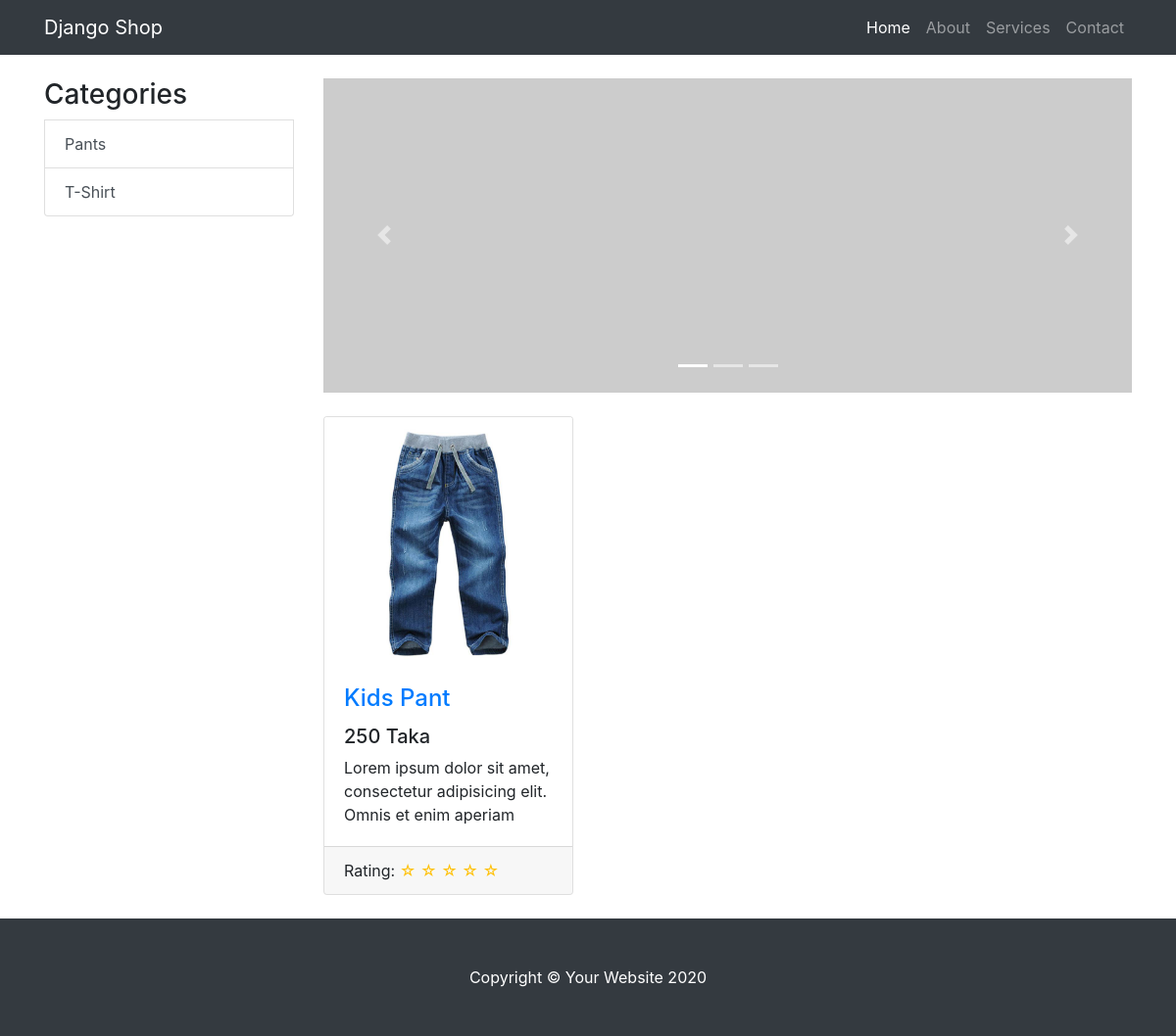
The app's page /, older data.
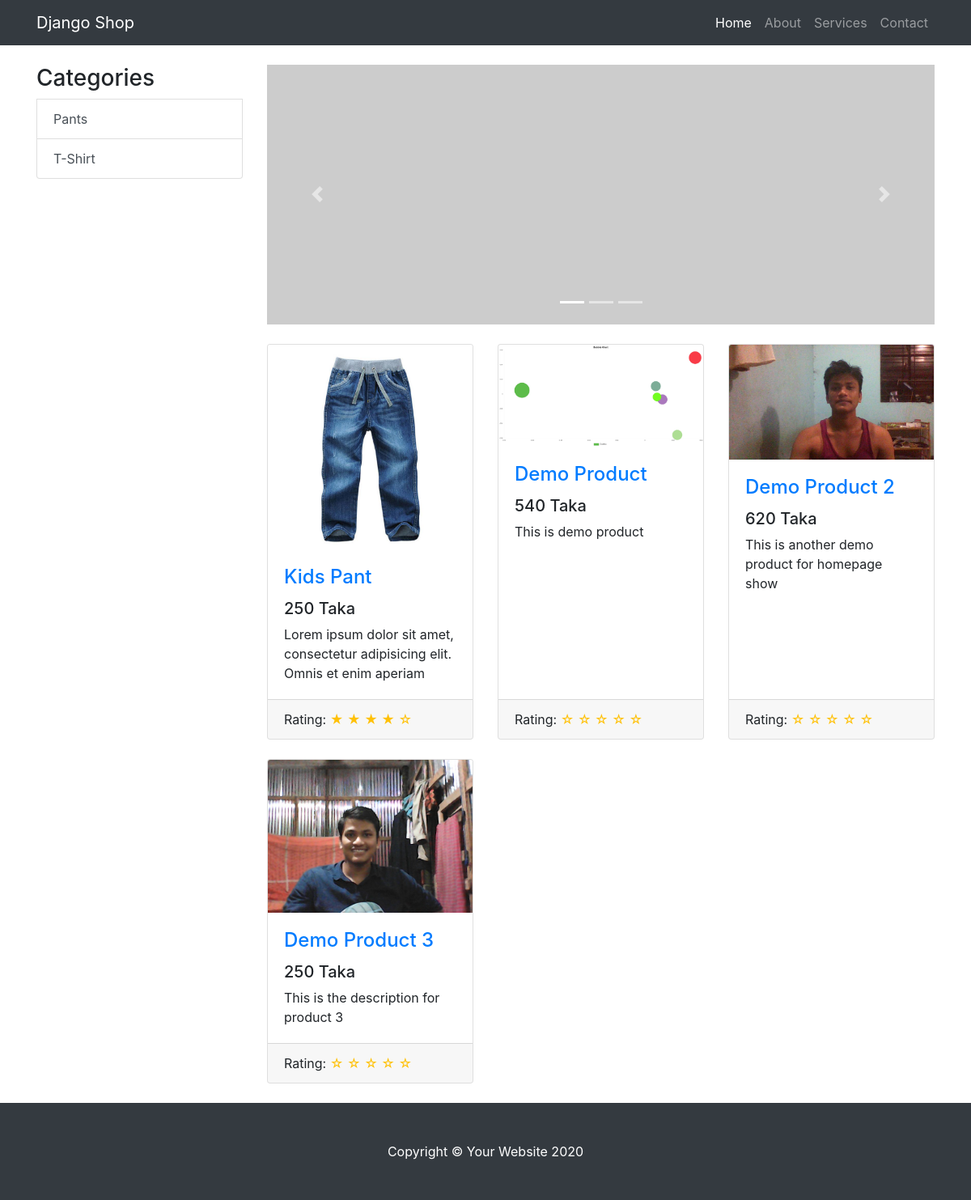
The same page, newer data.
### shop/models.py (models this page shows, shortened)
class ProductCategory(models.Model):
    category_name = models.CharField(max_length=100)

class Product(models.Model):
    product_name = models.CharField(max_length=260)
    product_price = models.IntegerField()
    product_description = models.TextField()
    product_picture = models.ImageField(upload_to='product_pictures', default='default-product.jpg')
    categories = models.ManyToManyField(ProductCategory)

### shop/views.py (the view)
# urls.py: path('', views.shop_home, name="shop_home"),
def shop_home(request):
    categories = ProductCategory.objects.all()
    products = Product.objects.all()
    reviews_list = []
    for product in products:
        review_star = 0
        count = 0
        reviews = product.productreview_set.all()
        for review in reviews:
            review_star += review.review_score
        if reviews.count() != 0:
            review_star = review_star / reviews.count()
        reviews_list.append(review_star)
    product_review_dict = dict(zip(products, reviews_list))
    context = {
        'products': products,
        'product_review_dict': product_review_dict,
        'categories': categories
    }
    return render(request, template_name='shop/shop_home.html', context=context)

### shop/templates/shop/shop_home.html (shortened to what this page needs)
{% extends 'shop/base.html' %}
{% block content %}
<div class="container">
	<div class="row">
		<div class="col-lg-3 my-4">
			<div class="list-group">
				<h3 class="display-5">Categories</h3>
				{% for category in categories %}
					<a href="#" class="list-group-item list-group-item-action">{{ category.category_name }}</a>
				{% endfor %}
			</div>
		</div>
		<div class="col-lg-9">
			<div id="carouselExampleIndicators" class="carousel slide my-4" data-ride="carousel">
				<ol class="carousel-indicators">
					<li data-target="#carouselExampleIndicators" data-slide-to="0" class="active"></li>
					<li data-target="#carouselExampleIndicators" data-slide-to="1"></li>
					<li data-target="#carouselExampleIndicators" data-slide-to="2"></li>
				</ol>
				<div class="carousel-inner" role="listbox">
					<div class="carousel-item active">
						<img class="d-block img-fluid" src="http://placehold.it/900x350" alt="First slide">
					</div>
				</div>
				<a class="carousel-control-prev" href="#carouselExampleIndicators" role="button" data-slide="prev">
					<span class="carousel-control-prev-icon" aria-hidden="true"></span>
				</a>
				<a class="carousel-control-next" href="#carouselExampleIndicators" role="button" data-slide="next">
					<span class="carousel-control-next-icon" aria-hidden="true"></span>
				</a>
			</div>
			<div class="row">
				{% if products %}
					{% for product in products %}
					<div class="col-lg-4 col-md-6 mb-4">
						<div class="card h-100">
							<a href="#"><img class="card-img-top" src="{{ product.product_picture.url }}" alt=""></a>
							<div class="card-body">
								<h4 class="card-title">
									<a href="{% url 'shop_item_details' product.id %}">{{ product.product_name }}</a>
								</h4>
								<h5>{{ product.product_price }} Taka</h5>
								<p class="card-text">{{ product.product_description|slice:":80" }}</p>
							</div>
							<div class="card-footer">
								{% for product_item, review_score in product_review_dict.items %}
									{% if product.id == product_item.id %}
									Rating:
										{% if review_score == 0 or review_score < 1 %}
											<span class="text-warning">&#9734; &#9734; &#9734; &#9734; &#9734;</span>
										{% elif review_score == 1 or review_score < 2 %}
											<span class="text-warning">&#9733; &#9734; &#9734; &#9734; &#9734;</span>
										{% elif review_score == 2 or review_score < 3 %}
											<span class="text-warning">&#9733; &#9733; &#9734; &#9734; &#9734;</span>
										{% elif review_score == 3 or review_score < 4 %}
											<span class="text-warning">&#9733; &#9733; &#9733; &#9734; &#9734;</span>
										{% elif review_score == 4 or review_score < 5 %}
											<span class="text-warning">&#9733; &#9733; &#9733; &#9733; &#9734;</span>
										{% else %}
											<span class="text-warning">&#9733; &#9733; &#9733; &#9733; &#9733;</span>
										{% endif %}
									{% endif %}
								{% endfor %}
							</div>
						</div>
					</div>
					{% endfor %}
				{% else %}
					<h3>No Product Found!</h3>
				{% endif %}
			</div>
		</div>
	</div>
</div>
{% endblock content %}

### shop/templates/shop/base.html (shortened to what this page needs)
{% load static %}
<!DOCTYPE html>
<html lang="en">
<head>
    <link href="{% static 'shop/bootstrap/css/bootstrap.min.css' %}" rel="stylesheet">
    <link href="{% static 'shop/css/shop-item.css' %}" rel="stylesheet">
</head>
<body>
    <nav class="navbar navbar-expand-lg navbar-dark bg-dark fixed-top">
        <div class="container">
            <a class="navbar-brand" href="{% url 'shop_home' %}">Django Shop</a>
            <div class="collapse navbar-collapse" id="navbarResponsive">
                <ul class="navbar-nav ml-auto">
                    <li class="nav-item active">
                        <a class="nav-link" href="{% url 'shop_home' %}">Home
                        </a>
                    </li>
                    <li class="nav-item">
                        <a class="nav-link" href="#">About</a>
                    </li>
                    <li class="nav-item">
                        <a class="nav-link" href="#">Services</a>
                    </li>
                    <li class="nav-item">
                        <a class="nav-link" href="#">Contact</a>
                    </li>
                </ul>
            </div>
        </div>
    </nav>
    {% block content %}{% endblock content %}
    <footer class="py-5 bg-dark">
        <div class="container">
            <p class="m-0 text-center text-white">Copyright &copy; Your Website 2020</p>
        </div>
    </footer>
</body>
</html>

### shop/static/shop/css/shop-item.css (style rules this page uses)
body { padding-top: 56px; }

Row changes from the older to the newer data that the page shows:
changed Product "Kids Pant": text "☆ ☆ ☆ ☆ ☆" → "★ ★ ★ ★ ☆"
added Product: product_picture (picture), product_name "Demo Product", product_price "540", product_description "This is demo product", shows "Rating:"
added Product: product_picture (picture), product_name "Demo Product 2", product_price "620", product_description "This is another demo product for homepage show", shows "Rating:"
added Product: product_picture (picture), product_name "Demo Product 3", product_price "250", product_description "This is the description for product 3", shows "Rating:"
